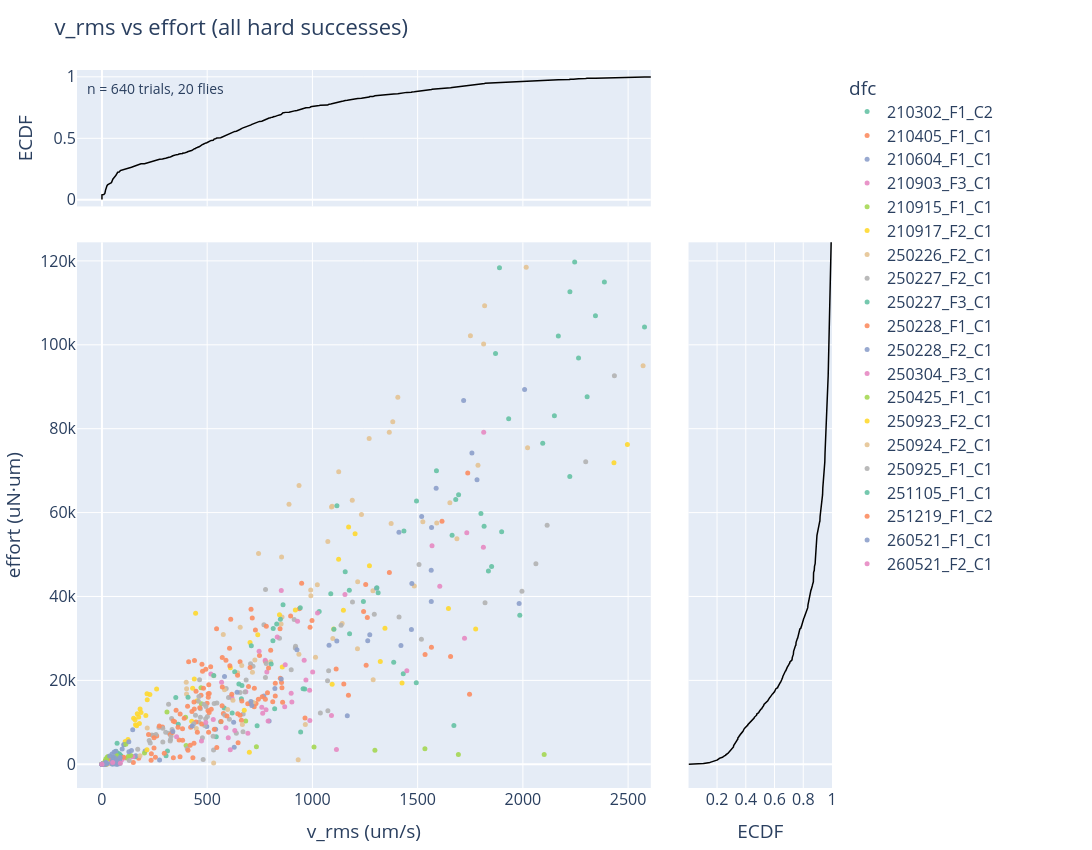

Notebook source saved alongside this figure:
### Markdown cell above
`[F3-SP-SCATTER]` Sudden punishment: v_rms vs effort per trial, colored by fly, with pooled marginal ECDFs.

### Code cell
# [F3-SP-SCATTER]
cats = sorted(all_vigor['dfc'].unique())
palette = sns.color_palette('Set2', len(cats))
color_map_hex = {g: mcolors.to_hex(c) for g, c in zip(cats, palette)}

fig = make_subplots(
    rows=2, cols=2,
    column_widths=[0.80, 0.20],
    row_heights=[0.20, 0.80],
    specs=[[{"type": "scatter"}, None],
           [{"type": "scatter"}, {"type": "scatter"}]],
    horizontal_spacing=0.05, vertical_spacing=0.05,
)

for cat in cats:
    sel = all_vigor['dfc'] == cat
    fig.add_trace(
        go.Scatter(
            x=all_vigor.loc[sel, 'v_rms'],
            y=all_vigor.loc[sel, 'effort'],
            mode='markers',
            name=str(cat),
            marker=dict(color=color_map_hex[cat], size=5, opacity=0.9),
            hovertext=all_vigor.loc[sel, 'trial_number'],
            hovertemplate=(
                "v_rms=%{x:.1f}<br>effort=%{y:.1f}<br>"
                f"dfc={cat}<br>trial=%{{hovertext}}<extra></extra>"
            ),
        ),
        row=2, col=1,
    )

# Top ECDF (v_rms)
vals = np.sort(all_vigor['v_rms'].dropna().values)
ecdf_y = np.arange(1, len(vals) + 1) / len(vals)
fig.add_trace(go.Scatter(x=vals, y=ecdf_y, mode='lines',
              line=dict(color='black', width=1.5), showlegend=False), row=1, col=1)

# Right ECDF (effort)
vals = np.sort(all_vigor['effort'].dropna().values)
ecdf_x = np.arange(1, len(vals) + 1) / len(vals)
fig.add_trace(go.Scatter(x=ecdf_x, y=vals, mode='lines',
              line=dict(color='black', width=1.5), showlegend=False), row=2, col=2)

fig.add_annotation(text=f'n = {len(all_vigor)} trials, {len(cats)} flies',
                   xref='paper', yref='paper', x=0.01, y=0.99,
                   showarrow=False, font=dict(size=14))

fig.update_layout(
    width=1100, height=850, title='v_rms vs effort (all hard successes)',
    margin=dict(l=60, r=260, t=70, b=50), font=dict(size=16),
    legend_title_text='dfc',
)
fig.update_xaxes(title_text='v_rms (um/s)', row=2, col=1)
fig.update_yaxes(title_text='effort (uN·um)', row=2, col=1)
fig.update_xaxes(showticklabels=False, row=1, col=1)
fig.update_yaxes(title_text='ECDF', row=1, col=1)
fig.update_yaxes(showticklabels=False, row=2, col=2)
fig.update_xaxes(title_text='ECDF', row=2, col=2)

# fig.update_xaxes(matches='x3', row=1, col=1)
# fig.update_yaxes(matches='y3', row=2, col=2)

# Set shared limits for the marginal histogram plots                                                                    
x_range = [all_vigor['v_rms'].quantile(0.99)*-.05, all_vigor['v_rms'].quantile(0.99) * 1.1]                                                                
y_range = [all_vigor['effort'].quantile(0.99)*-.05, all_vigor['effort'].quantile(0.99) * 1.1]                                                                                                                                                                                       
fig.update_xaxes(range=x_range, row=1, col=1)  # top hist                                                               
fig.update_xaxes(range=x_range, row=2, col=1)  # scatter                                                                
fig.update_yaxes(range=y_range, row=2, col=1)  # scatter                                                                
fig.update_yaxes(range=y_range, row=2, col=2)  # right hist  

fig.write_image('./Figure3/spun_v_rms_vs_effort_by_fly.svg')
print('savepath:', './Figure3/spun_v_rms_vs_effort_by_fly.svg')
fig.show()
